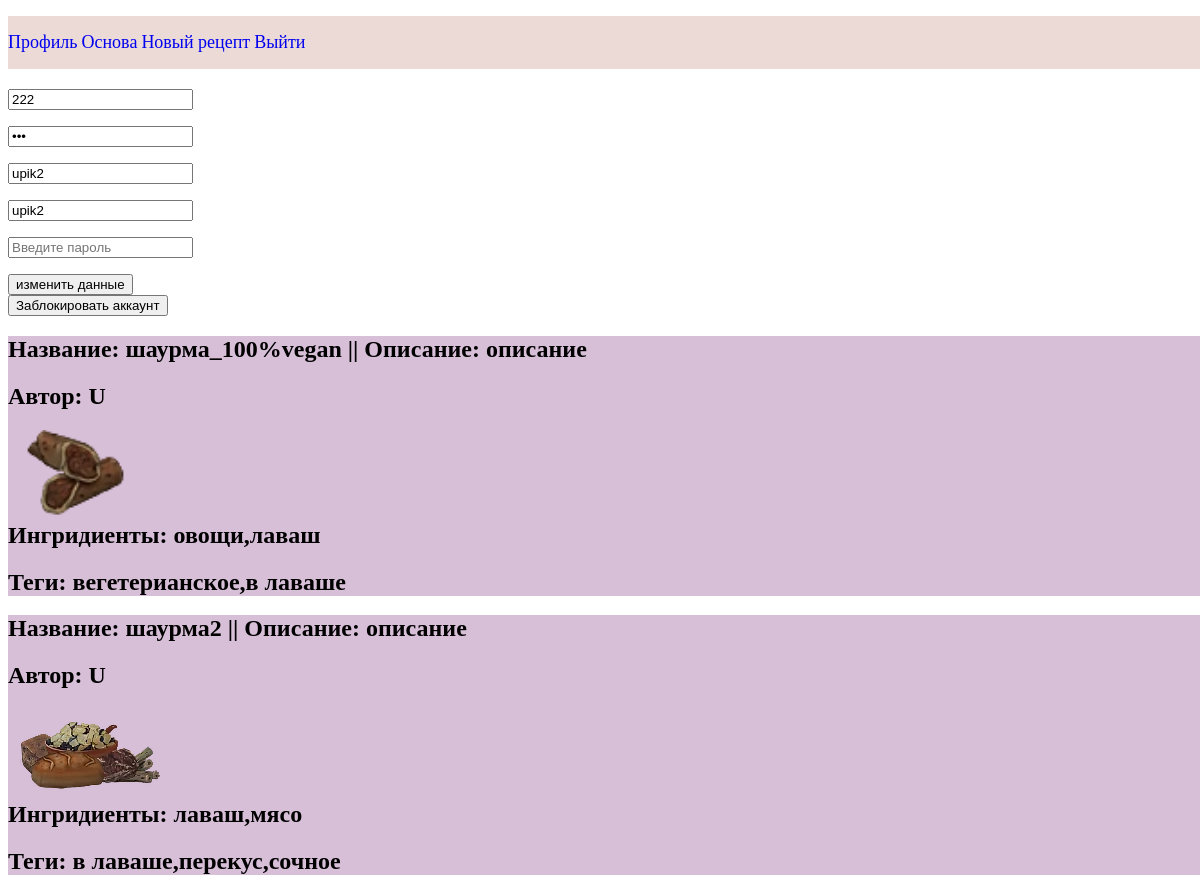
The page /user_page.php (signed in) on the database its author committed.
### tables this page shows
CREATE TABLE `users` (
  `user_id` int NOT NULL,
  `name` varchar(20) NOT NULL,
  `lastname` varchar(20) NOT NULL,
  `password` varchar(9) NOT NULL,
  `login` varchar(20) NOT NULL,
  `enable` int NOT NULL,
  `mail` varchar(100) NOT NULL,
  `Admin` int NOT NULL DEFAULT '0'
);

CREATE TABLE `faves` (
  `faves_id` int NOT NULL,
  `user` int NOT NULL,
  `recipe` int NOT NULL
);

CREATE TABLE `recipes` (
  `rec_id` int NOT NULL,
  `title` varchar(50) NOT NULL,
  `description` varchar(500) NOT NULL,
  `creactor_id` int NOT NULL,
  `image` varchar(100) DEFAULT NULL
);

### user_page.php (the view, shortened to what this page needs)
<?php
require "api\db.php";
$id = $_COOKIE["userData"];
$query = mysqli_query($link, "SELECT name , lastname , password , login from users WHERE user_id = $id");
$UserThis = mysqli_fetch_array($query);
?>
<!DOCTYPE html>
<html lang="en">
<head>
    <link rel="stylesheet" href="Nbar.css" />
</head>
<body>
<nav>
  <ul>
    <li><a id = "BarL" href="user_Page.php">Профиль</a></li>
    <li><a id = "BarL" href="mainPage.php">Основа</a></li>
    <li><a id = "BarL" href="recipesEdit.php" >Новый рецепт</a></li>
    <li><a id = "BarL" href="index.php" >Выйти</a></li>
  </ul>
</nav>
    <form id="userDataChangeForm" action="api/userDataChange.php" method="POST">
        <p><input type="text" name="login" placeholder="Логин" value = <?=$UserThis["login"]?> ></p>
        <p><input type="password" name="pass" placeholder="Пароль" value = <?=$UserThis["password"]?> /></p>
        <p><input type="text" name="name" placeholder="Имя" value = <?=$UserThis["name"]?>  ></p>
        <p><input type="text" name="lastName" placeholder="Фамилия" value = <?=$UserThis["lastname"]?> /></p>
        <p><input type="password" name="oldPassword" placeholder="Введите пароль" /></p>
        <button type="submit">изменить данные</button>
    </form>
    <form >
        <button type="button" onclick="checkPasswordForDisable();" >Заблокировать аккаунт</button>
    </form>
    <?php $recipes = mysqli_query($link, "SELECT rec_id , image , title , description, creactor_id , users.name as a_name , faves.user from recipes JOIN users on recipes.creactor_id = users.user_id JOIN faves on recipes.rec_id = faves.recipe where faves.user = '1'");
    foreach($recipes as $recipe): $thisRID = $recipe["rec_id"]; ?>
    <div style= "background-color: Thistle;">
        <h2 id = "r_name" >Название: <?= $recipe["title"] ?> || Описание: <?= $recipe["description"] ?></h2>
        <h2>Автор: <?= $recipe["a_name"]?>
        <?php if ($recipe["creactor_id"] == $_COOKIE["userData"]): ?>
            <button type="button" onclick='location.href = "recipesEdit.php?id=<?=$thisRID?>"'>отредактироваться</button>
        <?php endif;?></h2>
        <img style="float:left;" src="data/<?= $recipe["image"]?>" height="90">
        <?php  $thisIngrids = mysqli_query($link, "SELECT GROUP_CONCAT(Ingredients.Ingred_name) FROM recipe_Ingred
            join Ingredients on recipe_Ingred.Ingred_id = Ingredients.Ingred_id
            where recipe_Ingred.r_id = $thisRID
            ");
            $thistTags = mysqli_query($link, "SELECT GROUP_CONCAT(tags.tag_name) FROM recipe_tags
            join tags on recipe_tags.tag_id = tags.tag_id
            where recipe_tags.r_id = $thisRID
            ");
        $thisIngridsText = mysqli_fetch_row($thisIngrids);
        $thisTagsText = mysqli_fetch_row($thistTags);?> <br>
        <br> <br> <br>
        <h2 id = "r_IngridsText">Ингридиенты: <?=$thisIngridsText[0]?>
        <h2 id = "r_TagText">Теги: <?=$thisTagsText[0]?> </h2>
    </div>
<?php endforeach;?>
</body>
</html>

### Nbar.css (style rules this page uses)
body { width: 100% }
nav { display: block; margin: 0 0 20px; }
ul { padding: 1em 0; background: #ECDAD6; }
a#BarL { text-decoration: none; transition: .5s linear; font-size: large; }
li { display: inline; }

### rows shown on the page
users: login "222", name "upik2", lastName "upik2"
faves: recipe.title "шаурма_100%vegan", recipe.description "описание", user.name "U", recipe.image (picture), thisIngridsText "овощи,лаваш", thisTagsText "вегетерианское,в лаваше"
faves: recipe.title "шаурма2", recipe.description "описание", user.name "U", recipe.image (picture), thisIngridsText "лаваш,мясо", thisTagsText "в лаваше,перекус,сочное"
